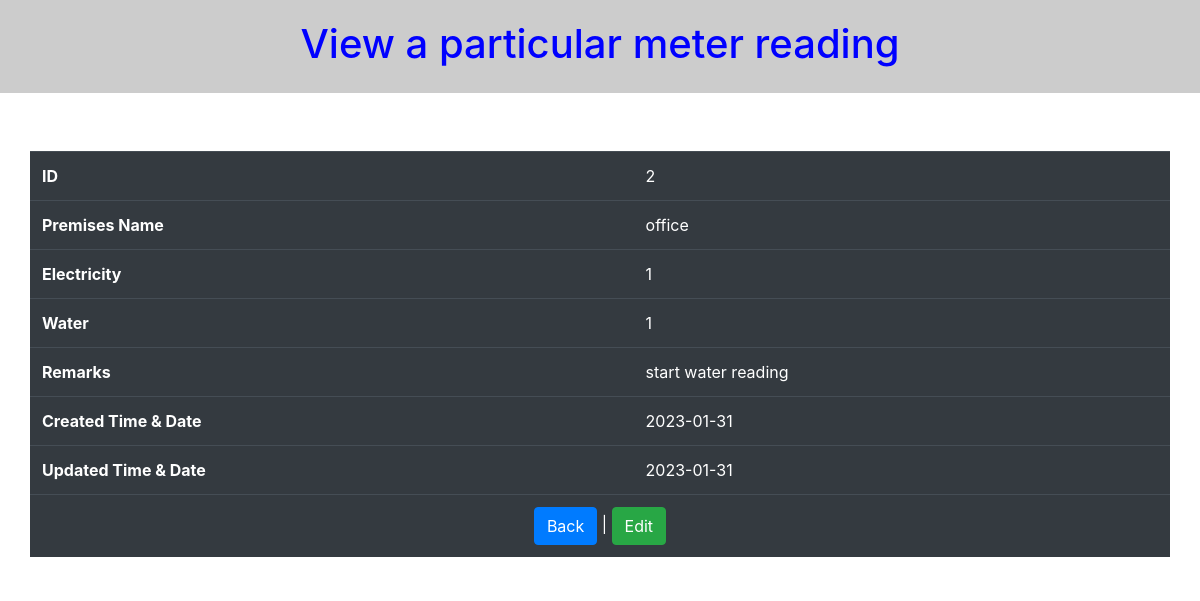
Screenshot of /view.php?id=2 with the database file from the repository.
### tables this page shows
CREATE TABLE `readings` (
  `id` int(11) NOT NULL,
  `date` date NOT NULL DEFAULT current_timestamp(),
  `premises_id` int(11) NOT NULL,
  `electricity` double NOT NULL,
  `water` double NOT NULL,
  `remarks` varchar(255) DEFAULT NULL
);

CREATE TABLE `premises` (
  `id` int(11) NOT NULL,
  `premises_name` varchar(50) NOT NULL,
  `meter_info` varchar(50) NOT NULL,
  `remarks` varchar(255) NOT NULL
);

### Connection.php (called while the page is built, shortened)
<?php
class Connection
{
    private $servername='localhost';
    private $username='root';
    private $password='';
    private $dbname='mydb';
    private $mysqli='';
    public function __construct(){
        $this->mysqli = new mysqli($this->servername,$this->username,$this->password,$this->dbname);
    }
    public function select($table,$rows="*",$where = null){
        if ($where != null) {
            $sql="SELECT $rows FROM $table WHERE $where";
        }else{
            $sql="SELECT $rows FROM $table";
        }
        $this->sql = $result = $this->mysqli->query($sql);
    }
}
?>

### view.php (the view, shortened to what this page needs)
<!DOCTYPE html>
<html dir="ltr" lang="en-US">
<head>
    <link rel="stylesheet" href="https://cdnjs.cloudflare.com/ajax/libs/twitter-bootstrap/4.5.3/css/bootstrap.min.css" />
</head>
<body class="stretched">
    <div class="col-md-12 hed">
        <center>
        <h1>View a particular meter reading</h1>
        </center>
    </div>
    <section id="content">
        <div class="content-wrap">
            <div class="container clearfix">
                <div class="row">
                    <div class="col-md-12 p-0">
                        <table class="table table-dark">
                            <?php
                                include 'Connection.php';
                                $id = $_GET['id'];
                                $b = new Connection();
                                $b->select("premises p,readings r","*","r.id='$id'");
                                $result = $b->sql;
                                $row = mysqli_fetch_assoc($result);
                             ?>
                          <tbody>
                                <tr>
                                    <th>ID</th>
                                    <td><?php echo $row['id']; ?></td>
                                </tr>
                                <tr>
                                    <th>Premises Name</th>
                                    <td><?php echo $row['premises_name']; ?></td>
                                </tr>
                                <tr>
                                    <th>Electricity</th>
                                    <td><?php echo $row['electricity']; ?></td>
                                </tr>
                                <tr>
                                    <th>Water</th>
                                    <td><?php echo $row['water']; ?></td>
                                </tr>
                                <tr>
                                    <th>Remarks</th>
                                    <td><?php echo $row['remarks']; ?></td>
                                </tr>
                                <tr>
                                    <th>Created Time & Date</th>
                                    <td><?php echo $row['date']; ?></td>
                                </tr>
                                <tr>
                                    <th>Updated Time & Date</th>
                                    <td><?php echo $row['date']; ?></td>
                                </tr>
                                <tr>
                                    <td align="center" colspan="2">
                                        <a href="index.php" type="button" class="btn btn-primary">Back</a> |
                                        <a href="edit.php?id=<?php echo $row['id']; ?>" type="button" class="btn btn-success">Edit</a>
                                </td>
                                </tr>
                          </tbody>
                        </table>
                    </div>
                </div>
            </div>
        </div>
    </section>
</body>
</html>

### view.php (style rules this page uses)
.hed { background: #ccc; color: blue; }
.hed h1 { padding-top: 20px; padding-bottom: 25px; }
.table { margin-top: 50px; }

### rows the page displays
readings: id "2", electricity "1", water "1", remarks "start water reading", date "2023-01-31"
premises: premises_name "office"
